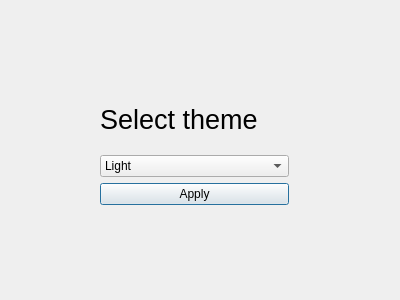
<?xml version="1.0" encoding="UTF-8"?>
<ui version="4.0">
 <class>SettingsWindow</class>
 <widget class="QDialog" name="SettingsWindow">
  <property name="geometry">
   <rect>
    <x>0</x>
    <y>0</y>
    <width>400</width>
    <height>300</height>
   </rect>
  </property>
  <property name="minimumSize">
   <size>
    <width>400</width>
    <height>300</height>
   </size>
  </property>
  <property name="maximumSize">
   <size>
    <width>400</width>
    <height>300</height>
   </size>
  </property>
  <property name="windowTitle">
   <string>Settings</string>
  </property>
  <widget class="QWidget" name="">
   <property name="geometry">
    <rect>
     <x>100</x>
     <y>90</y>
     <width>189</width>
     <height>115</height>
    </rect>
   </property>
   <layout class="QVBoxLayout" name="verticalLayout">
    <item>
     <widget class="QLabel" name="label">
      <property name="font">
       <font>
        <pointsize>20</pointsize>
       </font>
      </property>
      <property name="text">
       <string>Select theme</string>
      </property>
      <property name="textFormat">
       <enum>Qt::RichText</enum>
      </property>
     </widget>
    </item>
    <item>
     <widget class="QComboBox" name="comboBox">
      <item>
       <property name="text">
        <string>Light</string>
       </property>
      </item>
      <item>
       <property name="text">
        <string>Dark</string>
       </property>
      </item>
     </widget>
    </item>
    <item>
     <widget class="QPushButton" name="pushButton">
      <property name="text">
       <string>Apply</string>
      </property>
     </widget>
    </item>
   </layout>
  </widget>
 </widget>
 <resources/>
 <connections/>
</ui>
